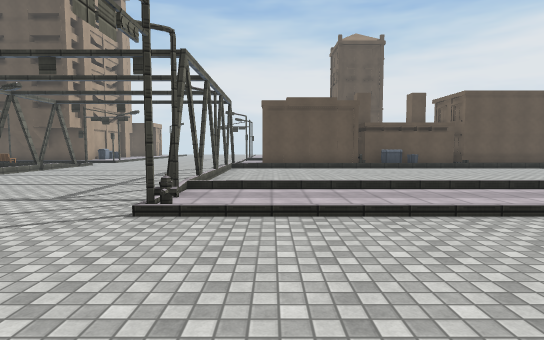
View 1 (above)

24 first-person views from a walk through a 3-D level made in the Unity game engine. The camera is 1.5 m above the floor, tilts 4° down and sees 80° across. The floor is counted in squares, 2 m on a side. Each view is taken from the middle of a square. On the plan, view 1 faces up. The plan holds only what a view shows up to about 11 squares ahead; the rest is blank. The place goes on beyond the plan. The player character is not drawn. Some surface patterns are stand-ins.

View 2
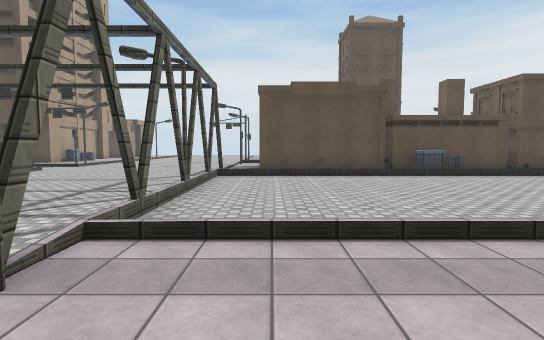

View 3
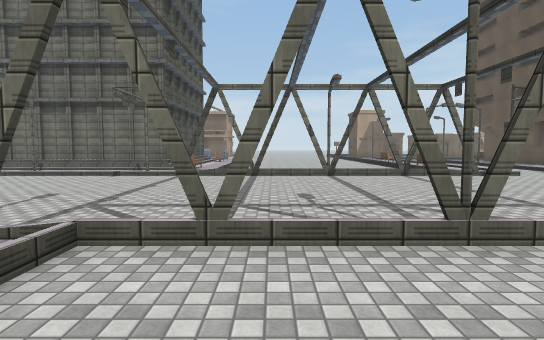

View 4
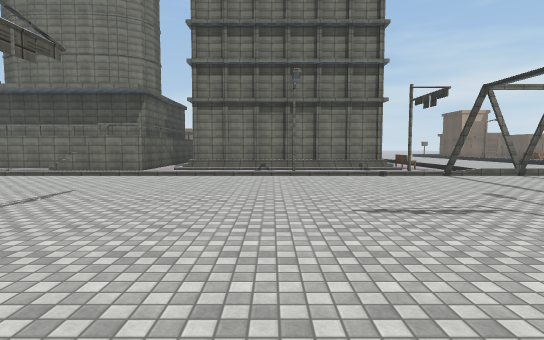

View 5
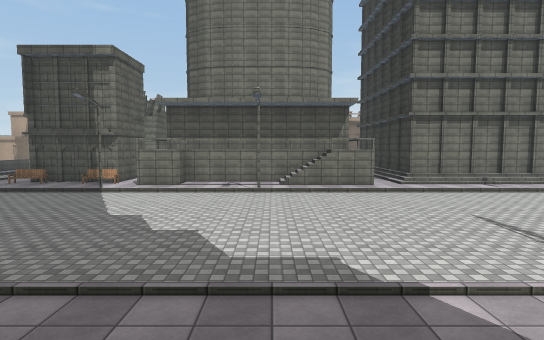

View 6
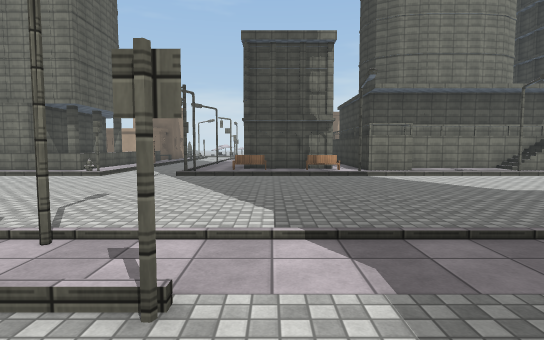

View 7
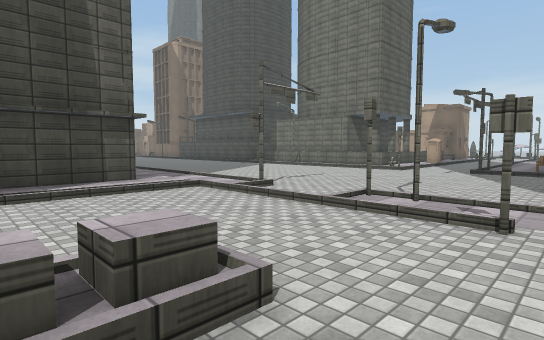

View 8
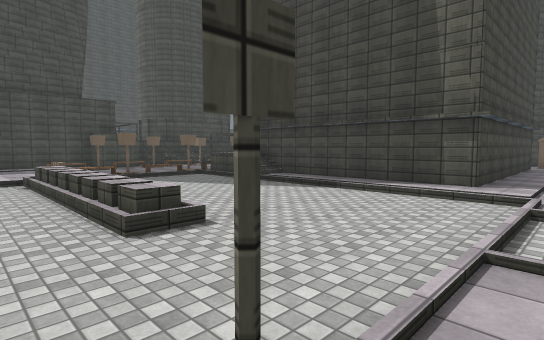

View 9
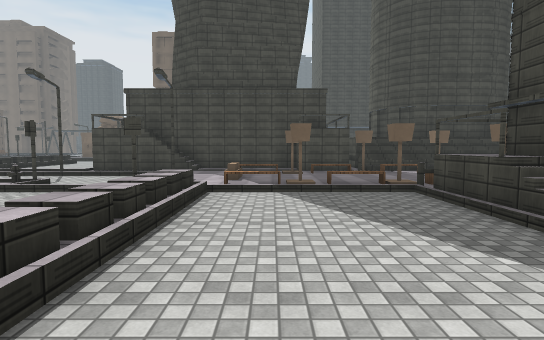

View 10
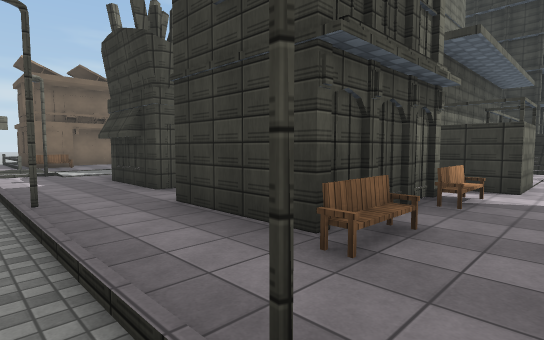

View 11
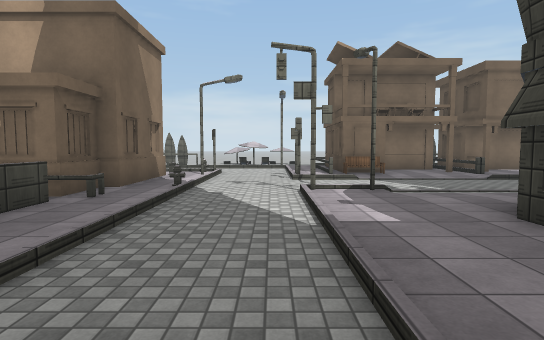

View 12
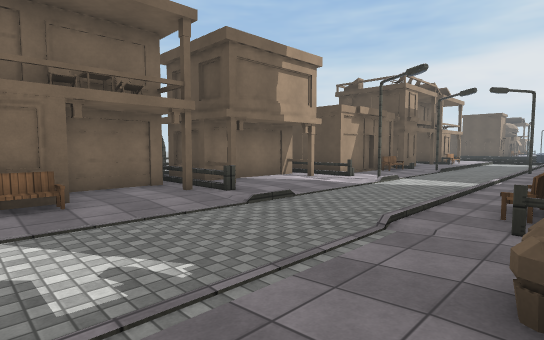

View 13
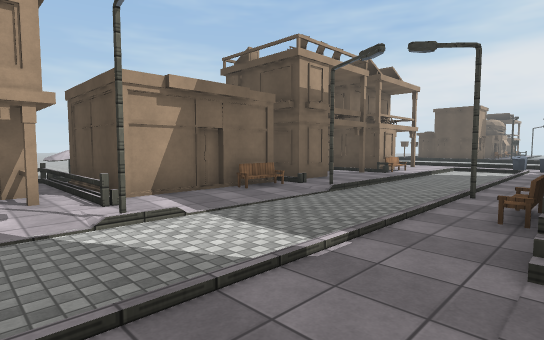

View 14
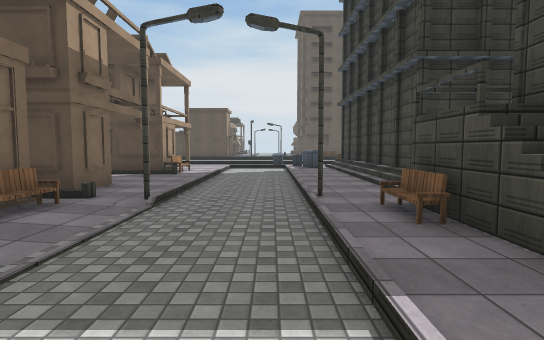

View 15
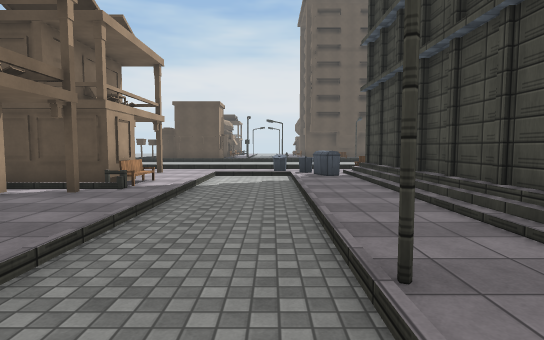

View 16
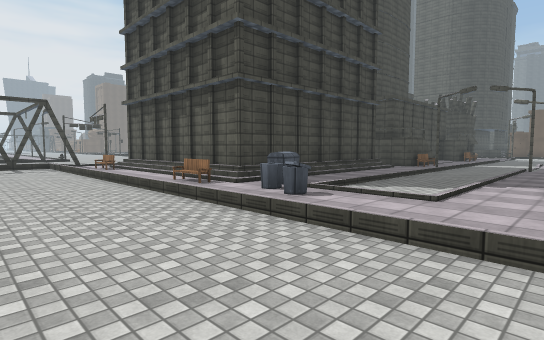

View 17
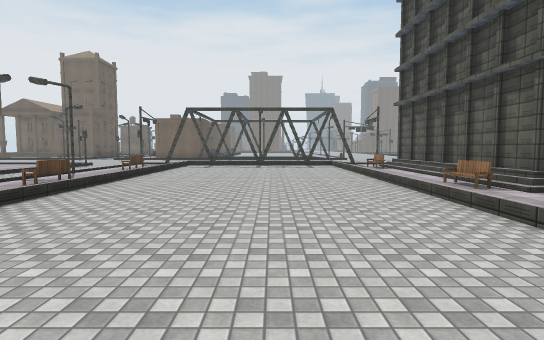

View 18
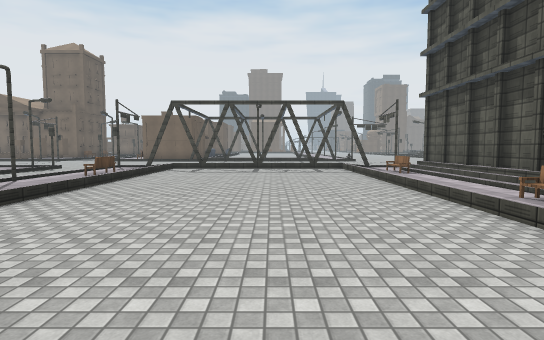

View 19
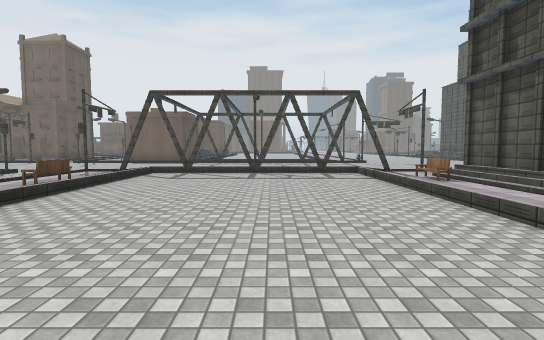

View 20
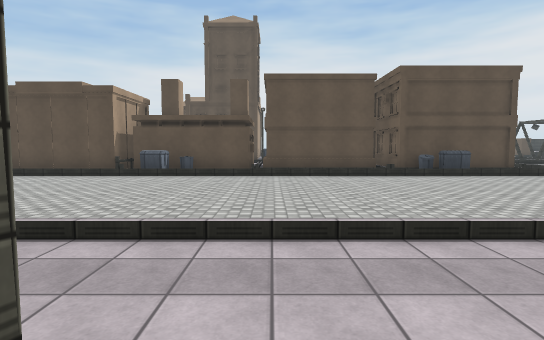

View 21
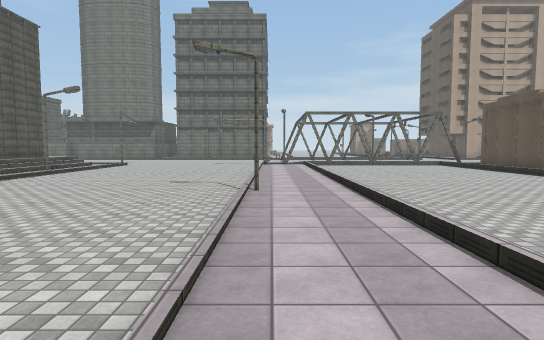

View 22
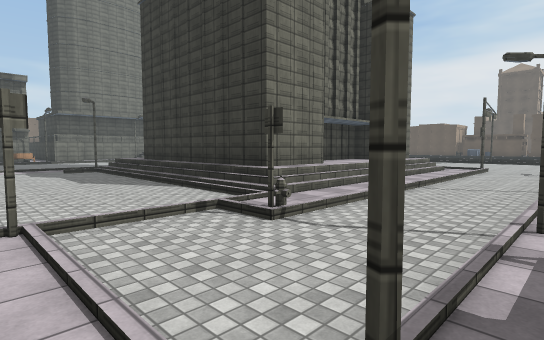

View 23
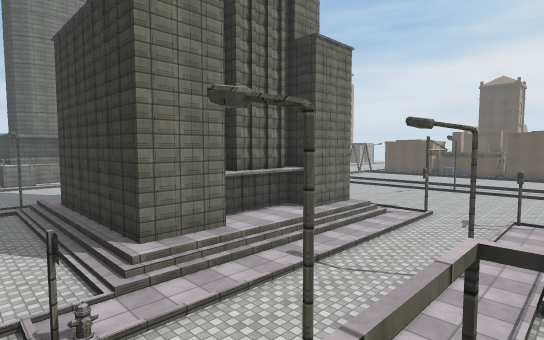

View 24
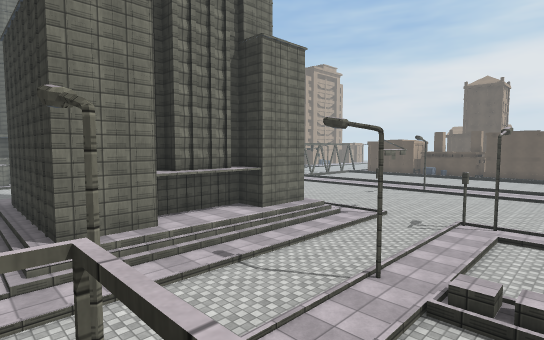

### Floor plan
Key: @ floor where view 1 was taken; # wall or solid block; x gap in a wall; . main floor; : floor 0.25 m higher than the main floor; + floor 1 m higher than the main floor; * floor 1.25 m higher than the main floor; % floor 2.75 m higher than the main floor; / step, stairs or slope; = window, fence, low wall or low ledge; O other object.
Columns run from 22 left of view 1 to 13 right of it. Each row starts with its distance up from view 1.
 13        .......x...... OOOO#OO#OOOOOO
 12      ..OO..OO.x.....#      O       O
 11     ................................
 10    ...........x.....x...............
  9   ............x.....x...............
  8  .............x.....x..............
  7  .............x.....x..............
  6  .................................
  5 ..............x......#.............
  4 O...OO/O/////O...............#......
  3 O....O/######/.....................
  2 OO..../#    #/.....................
  1 OO..../#    #/#....................
  0 O#..../#    #/........@............
 -1 O...../#    #/......... ...........
 -2  O..../#    #/........  ...........
 -3 OO...#/     //.......    ..  .#..#.
 -4  O....=#    ##.......   ##  #/.....
 -5  O...O=#    ##........      #/.....
 -6  O..../     #/........     ##/......
 -7 OO....:     #:#....... +   #+/...#..
 -8 O.#...:     #:........     #+/......
 -9 O.....:     #:........     ##/.....
-10 O.....      ##.......       #/....
-11 O....O#     ##.......#//#####/...#
-12 ##....#     #=................=...%%
-13 O.....O     #O..................../=
-14 OO.... ######O...................#/#
-15 OO.........##O........#......x/...:#
-16 .#.......#...#.......#......./////:#
-17 ............................../.. :#
-18 ..........  ..................O..O##
-19  .#.=....   ..#......#........O..Ox
-20   OOOO=*    ==........:::::/==....#
-21     OO      # .. .....:###### O .O#
-22     O       ##    ....:#          #
-23              #       .:#

Positions as (right, up) in squares from view 1, and headings:
1: (0, 0), facing up
2: (0, 3), facing up
3: (1, 7), facing left
4: (1, 0), facing left
5: (1, -7), facing left
6: (1, -14), facing left
7: (3, -14), facing down-left
8: (-1, -14), facing down-right
9: (2, -17), facing right
10: (-8, -17), facing up-left
11: (-12, -17), facing left
12: (-16, -15), facing up-left
13: (-16, -9), facing up-left
14: (-18, -8), facing up
15: (-18, -5), facing up
16: (-21, 8), facing down-right
17: (-21, 8), facing right
18: (-19, 8), facing right
19: (-17, 8), facing right
20: (8, 3), facing up
21: (13, 4), facing left
22: (11, -15), facing up-left
23: (12, -13), facing up-left
24: (13, -12), facing up-left
